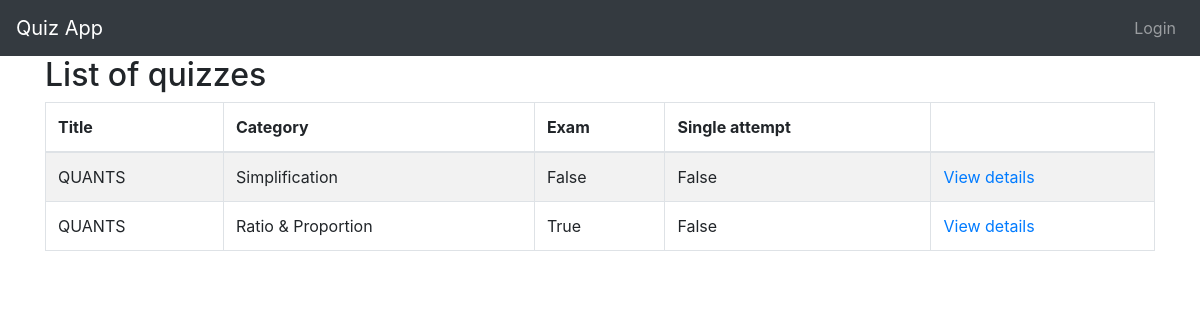
Screenshot of /quizzes/ with the database file from the repository.
### quiz/models.py (models this page shows, shortened)
class Quiz(models.Model):
    title = models.CharField(
        verbose_name=_("Title"),
        max_length=60, blank=False)
    description = models.TextField(
        verbose_name=_("Description"),
        blank=True, help_text=_("a description of the quiz"))
    url = models.SlugField(
        max_length=60, blank=False,
        help_text=_("a user friendly url"),
        verbose_name=_("user friendly url"))
    category = models.ForeignKey(
        Category, null=True, blank=True,
        verbose_name=_("Category"), on_delete=models.CASCADE)
    random_order = models.BooleanField(
        blank=False, default=False,
        verbose_name=_("Random Order"),
        help_text=_("Display the questions in "
                    "a random order or as they "
                    "are set?"))
    max_questions = models.PositiveIntegerField(
        blank=True, null=True, verbose_name=_("Max Questions"),
        help_text=_("Number of questions to be answered on each attempt."))
    answers_at_end = models.BooleanField(
        blank=False, default=False,
        help_text=_("Correct answer is NOT shown after question."
                    " Answers displayed at the end."),
        verbose_name=_("Answers at end"))
    exam_paper = models.BooleanField(
        blank=False, default=False,
        help_text=_("If yes, the result of each"
                    " attempt by a user will be"
                    " stored. Necessary for marking."),
        verbose_name=_("Exam Paper"))
    single_attempt = models.BooleanField(
        blank=False, default=False,
        help_text=_("If yes, only one attempt by"
                    " a user will be permitted."
                    " Non users cannot sit this exam."),
        verbose_name=_("Single Attempt"))
    pass_mark = models.SmallIntegerField(
        blank=True, default=0,
        verbose_name=_("Pass Mark"),
        help_text=_("Percentage required to pass exam."),
        validators=[MaxValueValidator(100)])
    success_text = models.TextField(
        blank=True, help_text=_("Displayed if user passes."),
        verbose_name=_("Success Text"))
    fail_text = models.TextField(
        verbose_name=_("Fail Text"),
        blank=True, help_text=_("Displayed if user fails."))
    draft = models.BooleanField(
        blank=True, default=False,
        verbose_name=_("Draft"),
        help_text=_("If yes, the quiz is not displayed"
                    " in the quiz list and can only be"
                    " taken by users who can edit"
                    " quizzes."))
    class Meta:
        verbose_name = _("Quiz")
        verbose_name_plural = _("Quizzes")

class Category(models.Model):
    category = models.CharField(
        verbose_name=_("Category"),
        max_length=250, blank=True,
        unique=True, null=True)
    objects = CategoryManager()
    class Meta:
        verbose_name = _("Category")
        verbose_name_plural = _("Categories")
    def __str__(self):
        return self.category

### quiz/views.py (the view)
class QuizListView(ListView):
    model = Quiz
    def get_queryset(self):
        queryset = super(QuizListView, self).get_queryset()
        return queryset.filter(draft=False)

### quiz/templates/quiz/quiz_list.html (shortened to what this page needs)
{% extends 'base.html' %}
{% load i18n %}
{% load quiz_tags %}
{% block content %}
<h2>{% trans "List of quizzes" %}</h2>
    {% if quiz_list %}
		<table class="table table-bordered table-striped">
		  <thead>
			<tr>
			  <th>{% trans "Title" %}</th>
			  <th>{% trans "Category" %}</th>
			  <th>{% trans "Exam" %}</th>
			  <th>{% trans "Single attempt" %}</th>
			  <th></th>
			</tr>
		  </thead>
		  <tbody>
        {% for quiz in quiz_list %}
  			<tr>
			  <td>{{ quiz.title }}</td>
			  <td>{{ quiz.category }}</td>
			  <td>{{ quiz.exam_paper }}</td>
			  <td>{{ quiz.single_attempt }}</td>
			  <td>
				<a href="{% url 'quiz_start_page' slug=quiz.url %}">
				  {% trans "View details" %}
				</a>
			</tr>
        {% endfor %}
		  </tbody>
		</table>
	{% else %}
        <p>{% trans "There are no available quizzes" %}.</p>
    {% endif %}
{% endblock %}

### rows the page displays
Quiz: title "QUANTS", category "Simplification", exam_paper "False", single_attempt "False"
Quiz: title "QUANTS", category "Ratio & Proportion", exam_paper "True", single_attempt "False"
